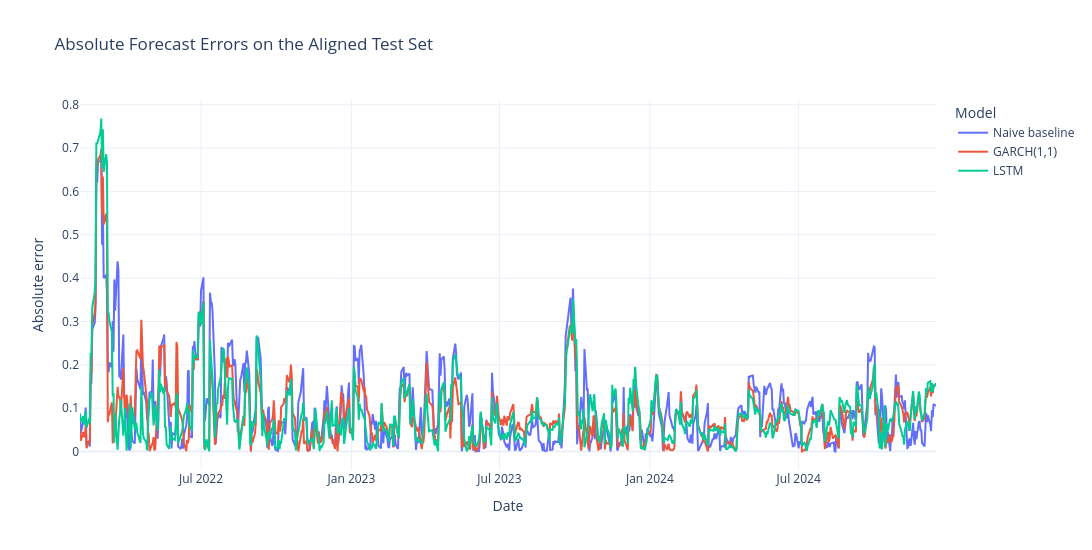

The cell this chart's notebook holds for it:
### Code cell
# Absolute forecast errors

errors = predictions.copy()

errors["abs_error_naive"] = abs(errors["rv_realized"] - errors["pred_naive"])
errors["abs_error_garch"] = abs(errors["rv_realized"] - errors["pred_garch"])
errors["abs_error_lstm"] = abs(errors["rv_realized"] - errors["pred_lstm"])

fig_errors = go.Figure()

fig_errors.add_trace(
    go.Scatter(
        x=errors["Date"],
        y=errors["abs_error_naive"],
        mode="lines",
        name="Naive baseline"
    )
)

fig_errors.add_trace(
    go.Scatter(
        x=errors["Date"],
        y=errors["abs_error_garch"],
        mode="lines",
        name="GARCH(1,1)"
    )
)

fig_errors.add_trace(
    go.Scatter(
        x=errors["Date"],
        y=errors["abs_error_lstm"],
        mode="lines",
        name="LSTM"
    )
)

fig_errors.update_layout(
    title="Absolute Forecast Errors on the Aligned Test Set",
    xaxis_title="Date",
    yaxis_title="Absolute error",
    template="plotly_white",
    width=1100,
    height=550,
    legend_title="Model"
)

fig_errors.show()

errors_fig_path = os.path.join(FIGURES_DIR, "absolute_errors.png")
fig_errors.write_image(errors_fig_path)

print("Absolute errors figure saved to:", errors_fig_path)

### Figure 1 — Plotly figure (JSON) as saved in the notebook; plotly's stock layout.template omitted (floating-point values rounded to 4 significant figures; data arrays with more than 128 entries replaced by an {"elided": "..."} marker saying what was removed)
{"data": [{"mode": "lines", "name": "Naive baseline", "type": "scatter", "x": {"elided": "741 str values"}, "y": {"elided": "741 float values"}}, {"mode": "lines", "name": "GARCH(1,1)", "type": "scatter", "x": {"elided": "741 str values"}, "y": {"elided": "741 float values"}}, {"mode": "lines", "name": "LSTM", "type": "scatter", "x": {"elided": "741 str values"}, "y": {"elided": "741 float values"}}], "layout": {"height": 550, "legend": {"title": {"text": "Model"}}, "title": {"text": "Absolute Forecast Errors on the Aligned Test Set"}, "width": 1100, "xaxis": {"title": {"text": "Date"}}, "yaxis": {"title": {"text": "Absolute error"}}}}
